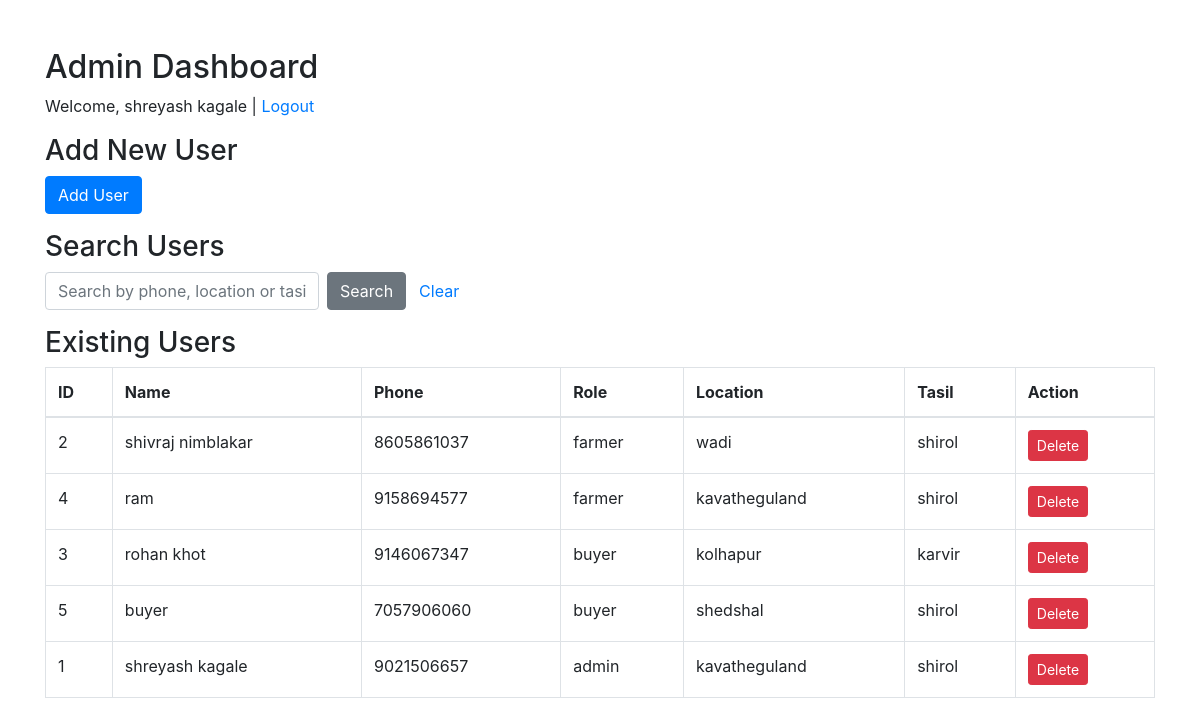
/admin.php (signed in), run on the app's committed database.
### tables this page shows
CREATE TABLE `users` (
  `id` int(11) NOT NULL,
  `name` varchar(100) DEFAULT NULL,
  `password` varchar(255) DEFAULT NULL,
  `role` enum('farmer','buyer','admin') DEFAULT 'buyer',
  `phone` varchar(20) DEFAULT NULL,
  `location` varchar(255) DEFAULT NULL,
  `tasil` varchar(100) NOT NULL
);

### admin.php (the view, shortened to what this page needs)
<?php
include 'config.php';
$search = $_GET['search'] ?? '';
if (!empty($search)) {
    $sql = "SELECT id, name, phone, role, location, tasil FROM users
            WHERE phone LIKE ? OR location LIKE ? OR tasil LIKE ?
            ORDER BY role";
    $stmt = $conn->prepare($sql);
    $search_param = '%' . $search . '%';
    $stmt->bind_param("sss", $search_param, $search_param, $search_param);
    $stmt->execute();
    $result = $stmt->get_result();
    $users = $result->fetch_all(MYSQLI_ASSOC);
    $stmt->close();
} else {
    $result = $conn->query("SELECT id, name, phone, role, location, tasil FROM users ORDER BY role");
    $users = $result->fetch_all(MYSQLI_ASSOC);
}
?>
<!DOCTYPE html>
<html>
<head>
    <link rel="stylesheet" href="https://stackpath.bootstrapcdn.com/bootstrap/4.5.2/css/bootstrap.min.css">
</head>
<body>
<div class="container mt-5">
    <h2>Admin Dashboard</h2>
    <p>
        Welcome, <?php echo htmlspecialchars($_SESSION['user_name']); ?> |
        <a href="login.php">Logout</a>
    </p>
    <h3>Add New User</h3>
    <button class="btn btn-primary mb-3" onclick="toggleForm()">
        Add User
    </button>
    <h3>Search Users</h3>
    <form method="GET" class="form-inline mb-3">
        <input type="text" name="search" class="form-control mr-2"
               placeholder="Search by phone, location or tasil"
               value="<?php echo htmlspecialchars($search); ?>">
        <button type="submit" class="btn btn-secondary">Search</button>
        <a href="admin.php" class="btn btn-link">Clear</a>
    </form>
    <h3>Existing Users</h3>
    <table class="table table-bordered">
        <thead>
            <tr>
                <th>ID</th>
                <th>Name</th>
                <th>Phone</th>
                <th>Role</th>
                <th>Location</th>
                <th>Tasil</th>
                <th>Action</th>
            </tr>
        </thead>
        <tbody>
            <?php foreach ($users as $user): ?>
                <tr>
                    <td><?php echo $user['id']; ?></td>
                    <td><?php echo htmlspecialchars($user['name']); ?></td>
                    <td><?php echo htmlspecialchars($user['phone']); ?></td>
                    <td><?php echo htmlspecialchars($user['role']); ?></td>
                    <td><?php echo htmlspecialchars($user['location']); ?></td>
                    <td><?php echo htmlspecialchars($user['tasil']); ?></td>
                    <td>
                        <form method="POST" style="display:inline;">
                            <button type="submit" name="delete_user"
                                class="btn btn-danger btn-sm"
                                onclick="return confirm('Delete this user?')">
                                Delete
                            </button>
                        </form>
                    </td>
                </tr>
            <?php endforeach; ?>
        </tbody>
    </table>
</div>
</body>
</html>

### data on the page
users: id "2", name "shivraj nimblakar", phone "8605861037", role "farmer", location "wadi", tasil "shirol"
users: id "4", name "ram", phone "9158694577", role "farmer", location "kavatheguland", tasil "shirol"
users: id "3", name "rohan khot", phone "9146067347", role "buyer", location "kolhapur", tasil "karvir"
users: id "5", name "buyer", phone "7057906060", role "buyer", location "shedshal", tasil "shirol"
users: id "1", name "shreyash kagale", phone "9021506657", role "admin", location "kavatheguland", tasil "shirol"

### other printed values
$_SESSION['user_name'] "shreyash kagale"
